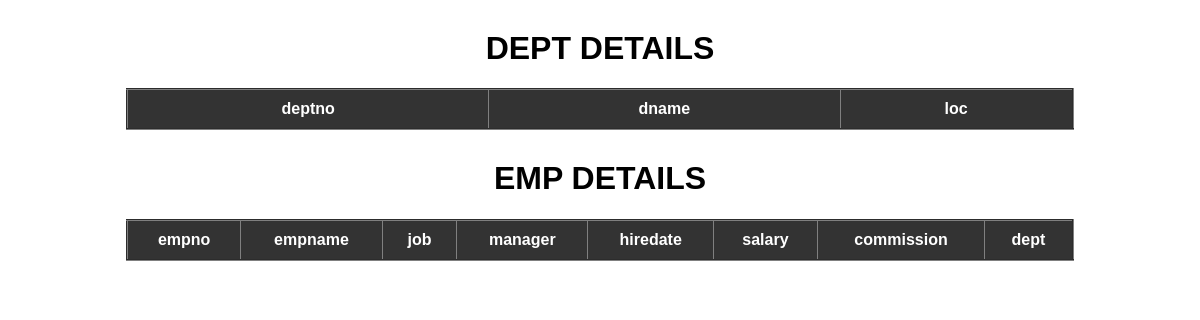
Page /display_emp_details/ on the earlier database version.
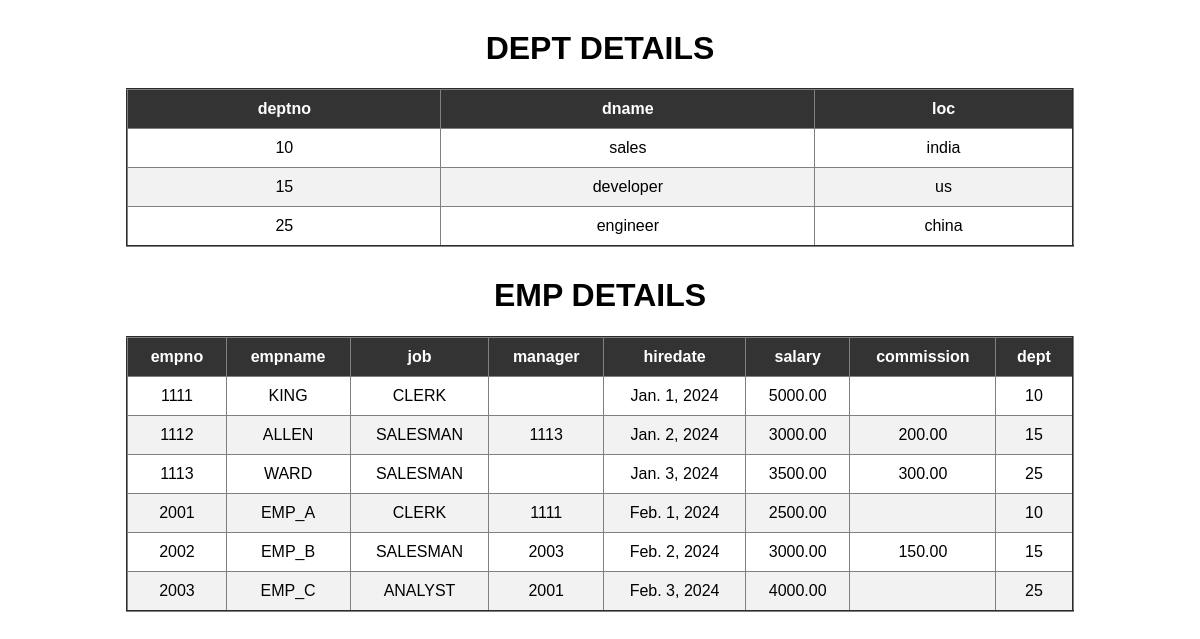
Same page on the later database version.
### app/models.py (models this page shows, shortened)
class Dept(models.Model):
    deptno = models.IntegerField(primary_key=True)
    dname = models.CharField(max_length=30, unique=True)
    loc = models.CharField(max_length=20)

class Emp(models.Model):
    empno = models.IntegerField(primary_key=True)
    ename = models.CharField(max_length=20)
    job = models.CharField(max_length=20)
    mgr = models.ForeignKey('self', on_delete=models.SET_NULL, null=True, blank=True)
    hiredate = models.DateField()
    sal = models.DecimalField(max_digits=10, decimal_places=2)
    comm = models.DecimalField(null=True, blank=True, max_digits=8, decimal_places=2)
    dept = models.ForeignKey(Dept, on_delete=models.CASCADE)

### app/views.py (the view)
# urls.py: path('display_emp_details/',display_emp_details,name='display_emp_details')
def display_emp_details(request):
    QSLDO=Dept.objects.all()
    QSLEO=Emp.objects.all()
    content={
        "QSLDO":QSLDO,
        "QSLEO":QSLEO
    }
    return render(request,'display_emp_details.html',content)

### templates/display_emp_details.html (shortened to what this page needs)
<!DOCTYPE html>
<html lang="en">
<head>
</head>
<body>
    <h1>DEPT DETAILS</h1>
    <table border="2" cellpadding="5" cellspacing="2">
        <thead>
            <tr>
                <th>deptno</th>
                <th>dname</th>
                <th>loc</th>
            </tr>
        </thead>
        <tbody>
            {% for DO in QSLDO %}
            <tr>
                <td>{{ DO.deptno }}</td>
                <td>{{ DO.dname }}</td>
                <td>{{ DO.loc }}</td>
            </tr>
            {% endfor %}
        </tbody>
    </table>
    <h1>EMP DETAILS</h1>
    <table border="2">
        <thead>
            <tr>
                <th>empno</th>
                <th>empname</th>
                <th>job</th>
                <th>manager</th>
                <th>hiredate</th>
                <th>salary</th>
                <th>commission</th>
                <th>dept</th>
            </tr>
        </thead>
        <tbody>
            {% for EO in QSLEO %}
            <tr>
                <td>{{ EO.empno }}</td>
                <td>{{ EO.ename }}</td>
                <td>{{ EO.job }}</td>
                <td>
                    {% if EO.mgr %}
                        {{ EO.mgr.empno }}
                    {% endif %}
                </td>
                <td>{{ EO.hiredate }}</td>
                <td>{{ EO.sal }}</td>
                <td>{%if EO.comm%}
                        {{ EO.comm}}
                    {% endif %}
                </td>
                <td>{{ EO.dept.deptno }}</td>
            </tr>
            {% endfor %}
        </tbody>
    </table>
</body>
</html>

### templates/display_emp_details.html (style rules this page uses)
body { font-family: Arial, sans-serif; }
table { border-collapse: collapse; margin: 20px auto; font-size: 16px; width: 80%; }
th, td { padding: 10px 15px; text-align: center; }
th { background-color: #333; color: white; }
tr:nth-child(even) { background-color: #f2f2f2; }
h1 { text-align: center; margin-top: 30px; }

Differences in the rows shown:
added Dept: deptno "10", dname "sales", loc "india"
added Dept: deptno "15", dname "developer", loc "us"
added Dept: deptno "25", dname "engineer", loc "china"
added Emp: empno "1111", ename "KING", job "CLERK", hiredate "Jan. 1, 2024", sal "5000.00", dept.deptno "10"
added Emp: empno "1112", ename "ALLEN", job "SALESMAN", mgr.empno "1113", hiredate "Jan. 2, 2024", sal "3000.00", comm "200.00", dept.deptno "15"
added Emp: empno "1113", ename "WARD", job "SALESMAN", hiredate "Jan. 3, 2024", sal "3500.00", comm "300.00", dept.deptno "25"
added Emp: empno "2001", ename "EMP_A", job "CLERK", mgr.empno "1111", hiredate "Feb. 1, 2024", sal "2500.00", dept.deptno "10"
added Emp: empno "2002", ename "EMP_B", job "SALESMAN", mgr.empno "2003", hiredate "Feb. 2, 2024", sal "3000.00", comm "150.00", dept.deptno "15"
added Emp: empno "2003", ename "EMP_C", job "ANALYST", mgr.empno "2001", hiredate "Feb. 3, 2024", sal "4000.00", dept.deptno "25"
